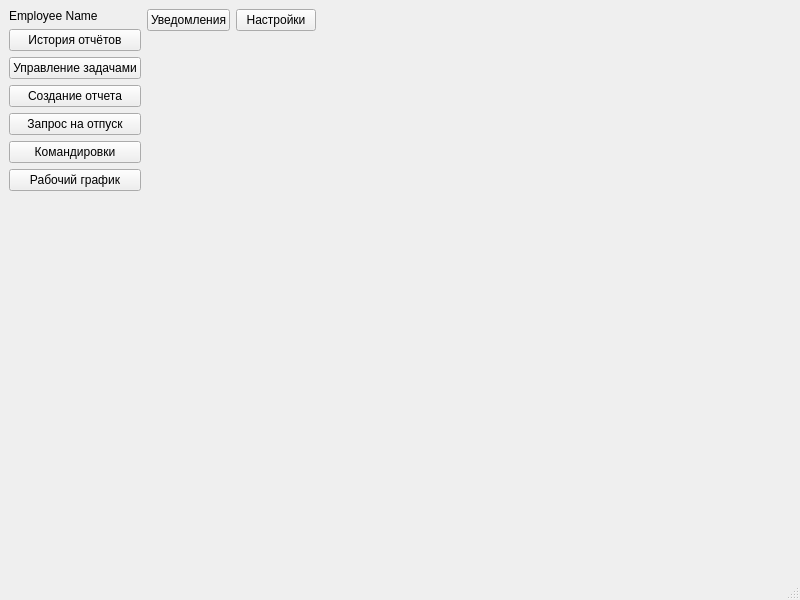
<?xml version="1.0" encoding="UTF-8"?>
<ui version="4.0">
 <class>MainWindow</class>
 <widget class="QMainWindow" name="MainWindow">
  <property name="geometry">
   <rect>
    <x>0</x>
    <y>0</y>
    <width>800</width>
    <height>600</height>
   </rect>
  </property>
  <property name="windowTitle">
   <string>MainWindow</string>
  </property>
  <widget class="QWidget" name="centralwidget">
   <layout class="QHBoxLayout" name="horizontalLayout_2" stretch="0,1">
    <property name="sizeConstraint">
     <enum>QLayout::SetMaximumSize</enum>
    </property>
    <item>
     <layout class="QVBoxLayout" name="verticalLayout">
      <property name="sizeConstraint">
       <enum>QLayout::SetMinimumSize</enum>
      </property>
      <item>
       <widget class="QLabel" name="employeeNameLabel">
        <property name="text">
         <string>Employee Name</string>
        </property>
       </widget>
      </item>
      <item>
       <widget class="QPushButton" name="reportHistoryBtn">
        <property name="text">
         <string>История отчётов</string>
        </property>
       </widget>
      </item>
      <item>
       <widget class="QPushButton" name="pushButton_3">
        <property name="text">
         <string>Управление задачами</string>
        </property>
       </widget>
      </item>
      <item>
       <widget class="QPushButton" name="CreateReportBtn">
        <property name="text">
         <string>Создание отчета</string>
        </property>
       </widget>
      </item>
      <item>
       <widget class="QPushButton" name="pushButton_13">
        <property name="text">
         <string>Запрос на отпуск</string>
        </property>
       </widget>
      </item>
      <item>
       <widget class="QPushButton" name="pushButton_14">
        <property name="text">
         <string>Командировки</string>
        </property>
       </widget>
      </item>
      <item>
       <widget class="QPushButton" name="pushButton_15">
        <property name="text">
         <string>Рабочий график</string>
        </property>
       </widget>
      </item>
      <item>
       <spacer name="verticalSpacer">
        <property name="orientation">
         <enum>Qt::Vertical</enum>
        </property>
        <property name="sizeHint" stdset="0">
         <size>
          <width>20</width>
          <height>40</height>
         </size>
        </property>
       </spacer>
      </item>
     </layout>
    </item>
    <item>
     <layout class="QVBoxLayout" name="verticalLayout_2">
      <property name="sizeConstraint">
       <enum>QLayout::SetMaximumSize</enum>
      </property>
      <item>
       <layout class="QHBoxLayout" name="horizontalLayout">
        <property name="sizeConstraint">
         <enum>QLayout::SetMinimumSize</enum>
        </property>
        <item>
         <widget class="QPushButton" name="pushButton_9">
          <property name="text">
           <string>Уведомления</string>
          </property>
         </widget>
        </item>
        <item>
         <widget class="QPushButton" name="pushButton_11">
          <property name="text">
           <string>Настройки</string>
          </property>
         </widget>
        </item>
        <item>
         <spacer name="horizontalSpacer">
          <property name="orientation">
           <enum>Qt::Horizontal</enum>
          </property>
          <property name="sizeHint" stdset="0">
           <size>
            <width>40</width>
            <height>20</height>
           </size>
          </property>
         </spacer>
        </item>
       </layout>
      </item>
      <item>
       <spacer name="verticalSpacer_2">
        <property name="orientation">
         <enum>Qt::Vertical</enum>
        </property>
        <property name="sizeType">
         <enum>QSizePolicy::Maximum</enum>
        </property>
        <property name="sizeHint" stdset="0">
         <size>
          <width>20</width>
          <height>40</height>
         </size>
        </property>
       </spacer>
      </item>
      <item>
       <widget class="QStackedWidget" name="stackedWidget">
        <widget class="QWidget" name="stackedWidget_2Page1" native="true"/>
       </widget>
      </item>
     </layout>
    </item>
   </layout>
  </widget>
  <widget class="QMenuBar" name="menubar">
   <property name="geometry">
    <rect>
     <x>0</x>
     <y>0</y>
     <width>800</width>
     <height>25</height>
    </rect>
   </property>
  </widget>
  <widget class="QStatusBar" name="statusbar"/>
 </widget>
 <resources/>
 <connections/>
</ui>
